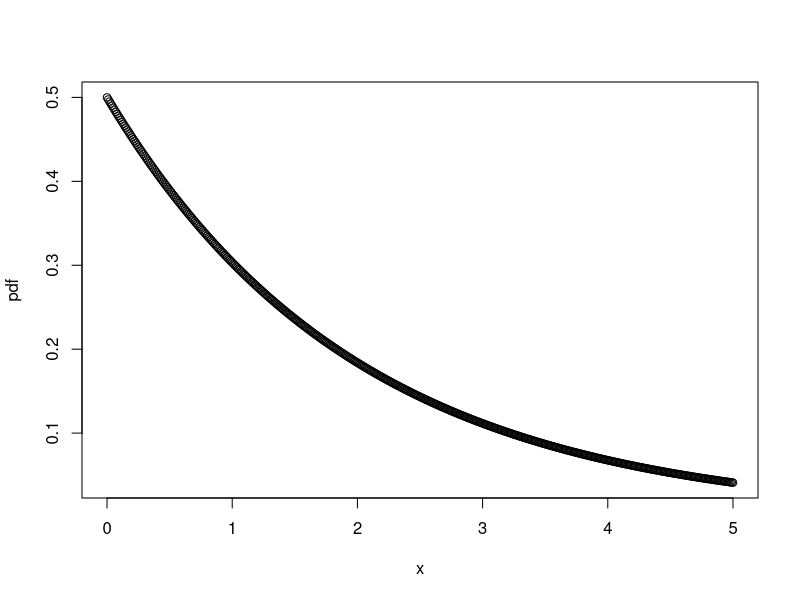
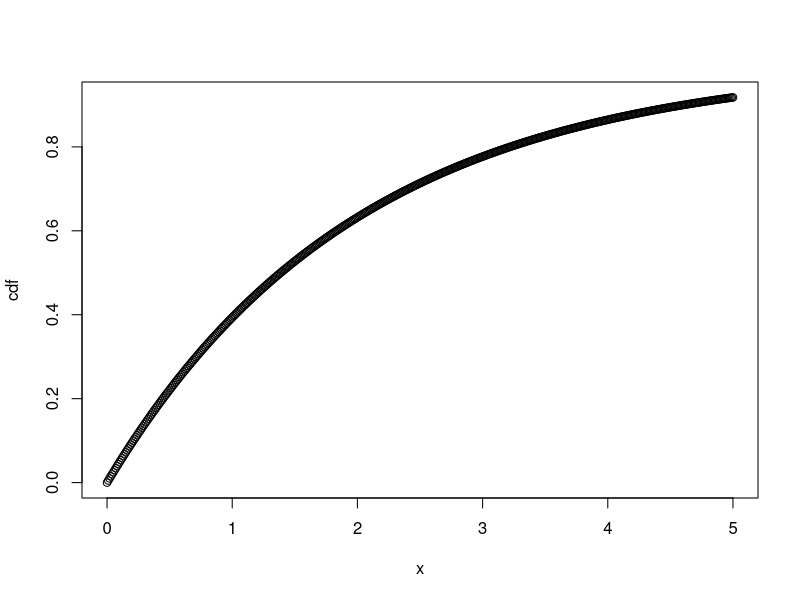
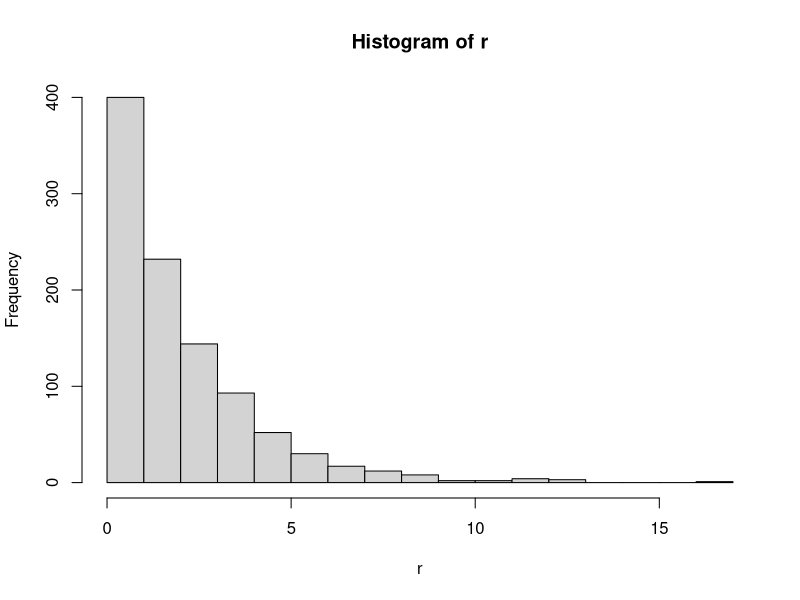

Reproduce these figures in R, in order.
#Q1
A=0
B=60
X=45
punif(X,A,B,lower.tail = FALSE)
a=punif(20,0,60)
b=punif(30,0,60)
b-a
#Q2
#a
dexp(3,1/2)
#b
x=seq(0,5,by=0.01)
pdf=dexp(x,1/2)
plot(x,pdf)
#c
pexp(3,1/2)
#d
cdf=pexp(x,1/2)
plot(x,cdf)
#e
set.seed(5)#command to generate the same output every time
r=rexp(1000,1/2)
hist(r,breaks = 20)
#Q3
#a
a1=2
b1=1/3
dgamma(3,a1,b1)
pgamma(1,a1,b1,lower.tail = FALSE)
#b  use qgamma
qgamma(0.7,a1,b1)
